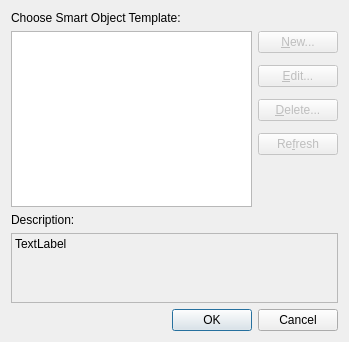
<?xml version="1.0" encoding="UTF-8"?>
<ui version="4.0">
 <class>SmartObjectTemplateDialog</class>
 <widget class="QDialog" name="SmartObjectTemplateDialog">
  <property name="geometry">
   <rect>
    <x>0</x>
    <y>0</y>
    <width>349</width>
    <height>342</height>
   </rect>
  </property>
  <property name="windowTitle">
   <string>Smart Object Templates</string>
  </property>
  <layout class="QVBoxLayout" name="verticalLayout_3">
   <item>
    <widget class="QLabel" name="templateListLabel">
     <property name="text">
      <string>Choose Smart Object Template:</string>
     </property>
     <property name="buddy">
      <cstring>templateListView</cstring>
     </property>
    </widget>
   </item>
   <item>
    <layout class="QHBoxLayout" name="horizontalLayout_2">
     <item>
      <widget class="QListView" name="templateListView">
       <property name="editTriggers">
        <set>QAbstractItemView::NoEditTriggers</set>
       </property>
       <property name="uniformItemSizes">
        <bool>true</bool>
       </property>
      </widget>
     </item>
     <item>
      <layout class="QVBoxLayout" name="verticalLayout_2">
       <property name="spacing">
        <number>12</number>
       </property>
       <item>
        <layout class="QVBoxLayout" name="verticalLayout">
         <item>
          <widget class="QPushButton" name="newButton">
           <property name="enabled">
            <bool>false</bool>
           </property>
           <property name="text">
            <string>&amp;New...</string>
           </property>
          </widget>
         </item>
         <item>
          <widget class="QPushButton" name="editButton">
           <property name="enabled">
            <bool>false</bool>
           </property>
           <property name="text">
            <string>&amp;Edit...</string>
           </property>
          </widget>
         </item>
         <item>
          <widget class="QPushButton" name="deleteButton">
           <property name="enabled">
            <bool>false</bool>
           </property>
           <property name="text">
            <string>&amp;Delete...</string>
           </property>
          </widget>
         </item>
        </layout>
       </item>
       <item>
        <widget class="QPushButton" name="refreshButton">
         <property name="enabled">
          <bool>false</bool>
         </property>
         <property name="text">
          <string>Re&amp;fresh</string>
         </property>
        </widget>
       </item>
       <item>
        <spacer name="verticalSpacer">
         <property name="orientation">
          <enum>Qt::Vertical</enum>
         </property>
         <property name="sizeHint" stdset="0">
          <size>
           <width>20</width>
           <height>40</height>
          </size>
         </property>
        </spacer>
       </item>
      </layout>
     </item>
    </layout>
   </item>
   <item>
    <widget class="QLabel" name="descriptionLabel">
     <property name="text">
      <string>Description:</string>
     </property>
     <property name="buddy">
      <cstring>scrollArea</cstring>
     </property>
    </widget>
   </item>
   <item>
    <widget class="QScrollArea" name="scrollArea">
     <property name="horizontalScrollBarPolicy">
      <enum>Qt::ScrollBarAlwaysOff</enum>
     </property>
     <property name="widgetResizable">
      <bool>true</bool>
     </property>
     <widget class="QWidget" name="scrollAreaWidgetContents">
      <property name="geometry">
       <rect>
        <x>0</x>
        <y>0</y>
        <width>329</width>
        <height>68</height>
       </rect>
      </property>
      <layout class="QHBoxLayout" name="horizontalLayout">
       <property name="spacing">
        <number>0</number>
       </property>
       <property name="leftMargin">
        <number>3</number>
       </property>
       <property name="topMargin">
        <number>3</number>
       </property>
       <property name="rightMargin">
        <number>3</number>
       </property>
       <property name="bottomMargin">
        <number>3</number>
       </property>
       <item>
        <widget class="QLabel" name="templateDescriptionLabel">
         <property name="sizePolicy">
          <sizepolicy hsizetype="Expanding" vsizetype="Expanding">
           <horstretch>0</horstretch>
           <verstretch>0</verstretch>
          </sizepolicy>
         </property>
         <property name="text">
          <string>TextLabel</string>
         </property>
         <property name="textFormat">
          <enum>Qt::PlainText</enum>
         </property>
         <property name="alignment">
          <set>Qt::AlignLeading|Qt::AlignLeft|Qt::AlignTop</set>
         </property>
         <property name="wordWrap">
          <bool>true</bool>
         </property>
         <property name="textInteractionFlags">
          <set>Qt::NoTextInteraction</set>
         </property>
        </widget>
       </item>
      </layout>
     </widget>
    </widget>
   </item>
   <item>
    <widget class="QDialogButtonBox" name="buttonBox">
     <property name="orientation">
      <enum>Qt::Horizontal</enum>
     </property>
     <property name="standardButtons">
      <set>QDialogButtonBox::Cancel|QDialogButtonBox::Ok</set>
     </property>
    </widget>
   </item>
  </layout>
 </widget>
 <resources/>
 <connections>
  <connection>
   <sender>buttonBox</sender>
   <signal>accepted()</signal>
   <receiver>SmartObjectTemplateDialog</receiver>
   <slot>accept()</slot>
   <hints>
    <hint type="sourcelabel">
     <x>248</x>
     <y>254</y>
    </hint>
    <hint type="destinationlabel">
     <x>157</x>
     <y>274</y>
    </hint>
   </hints>
  </connection>
  <connection>
   <sender>buttonBox</sender>
   <signal>rejected()</signal>
   <receiver>SmartObjectTemplateDialog</receiver>
   <slot>reject()</slot>
   <hints>
    <hint type="sourcelabel">
     <x>316</x>
     <y>260</y>
    </hint>
    <hint type="destinationlabel">
     <x>286</x>
     <y>274</y>
    </hint>
   </hints>
  </connection>
 </connections>
</ui>
